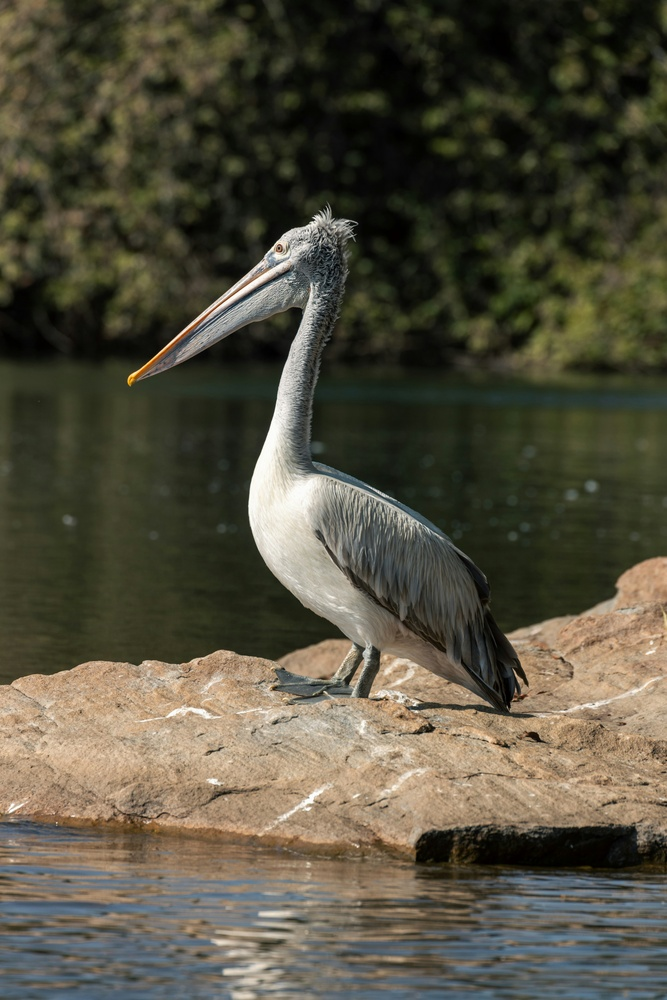
#> input picture image.jpg, 667 x 1000 px, shrunk from 4480 x 6720 before the run
$ python filter.py
#> lines starting #> are read from the running program, lines starting #| are printed output that depends on the picture; after the words box and inside, x2 and y2 are one past the last pixel; in counts of white or black regions, pixels touching at a corner belong together
import numpy as np
import cv2
import matplotlib.pyplot as plt

def gaussian_blur(I, sigma=1.0):
    return cv2.GaussianBlur(I, (5, 5), sigma)

def local_variance(I, ksize=7):
    """Calculate local variance using a sliding window."""
    mean = cv2.blur(I, (ksize, ksize))
    mean_sq = cv2.blur(I * I, (ksize, ksize))
    variance = mean_sq - mean * mean
    return variance

def falcon_edge_filter(I, alpha=1.2, sigma_blur=1.0, var_threshold=500, ksize=7):
    """
    FalconEdge Filter:
    - I: Grayscale image (float32)
    - alpha: sharpening strength (1.0 - 1.5 recommended)
    - sigma_blur: Gaussian blur sigma for low-frequency component
    - var_threshold: threshold to detect edges (higher = fewer edges)
    - ksize: window size for local variance calculation
    """
    I_low = gaussian_blur(I, sigma=sigma_blur)
    I_high = I - I_low

    variance = local_variance(I, ksize=ksize)
    mask = (variance > var_threshold).astype(np.float32)

    I_sharp = I + alpha * (mask * I_high)

    # Clip to valid range
    I_sharp = np.clip(I_sharp, 0, 255)
    return I_sharp

def main():
    image_path = 'image.jpg'  # Recommended test image
    image = cv2.imread(image_path, cv2.IMREAD_GRAYSCALE)
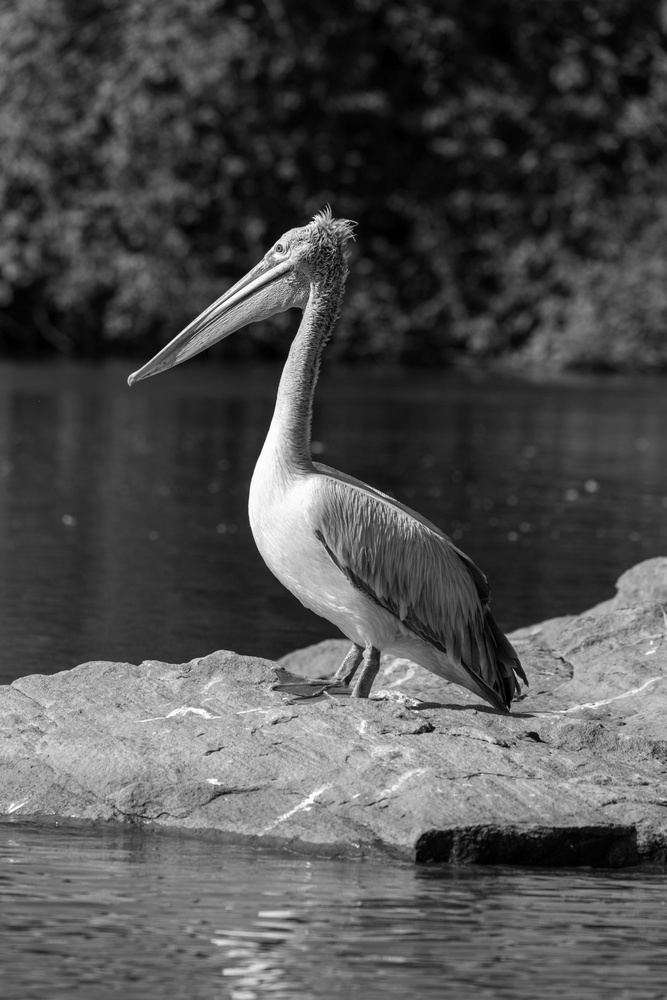
#> image: shape (1000, 667); min 0, max 255, mean 79.1

    if image is None:
        print(f"Error: Could not load image '{image_path}'. Please check the file exists.")
        return

    image = image.astype(np.float32)

    filtered = falcon_edge_filter(image, alpha=1.2, sigma_blur=1.0, var_threshold=500, ksize=7)
#> in falcon_edge_filter, `I_high = I - I_low`:
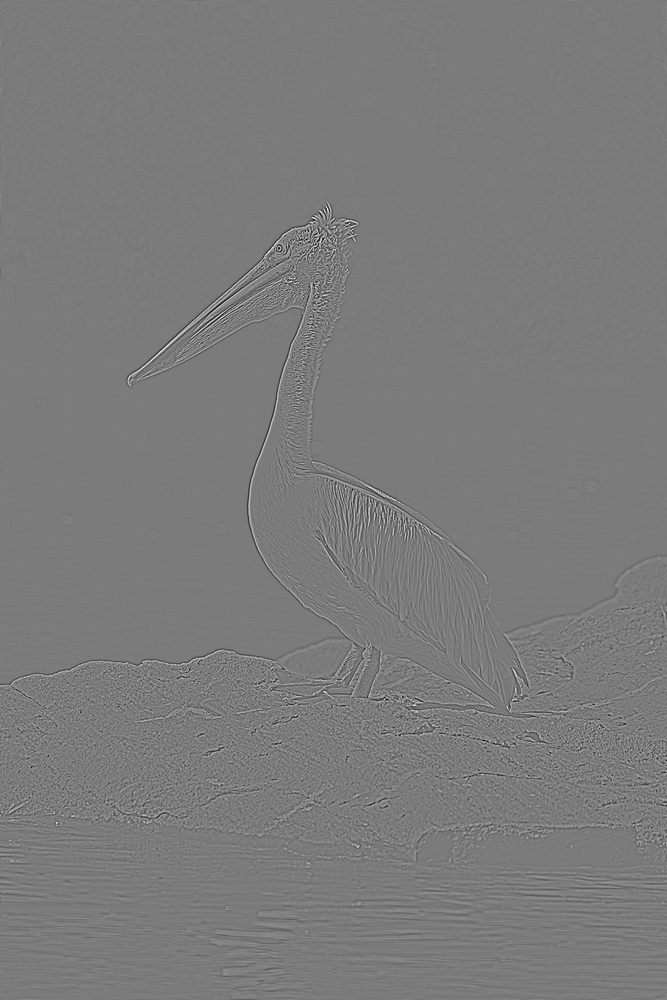
#> I_high: shape (1000, 667) float32; min -81.16, max 86.55, mean 0; drawn with min black and max white
#> in local_variance, `mean_sq = cv2.blur(I * I, (ksize, ksize))`:
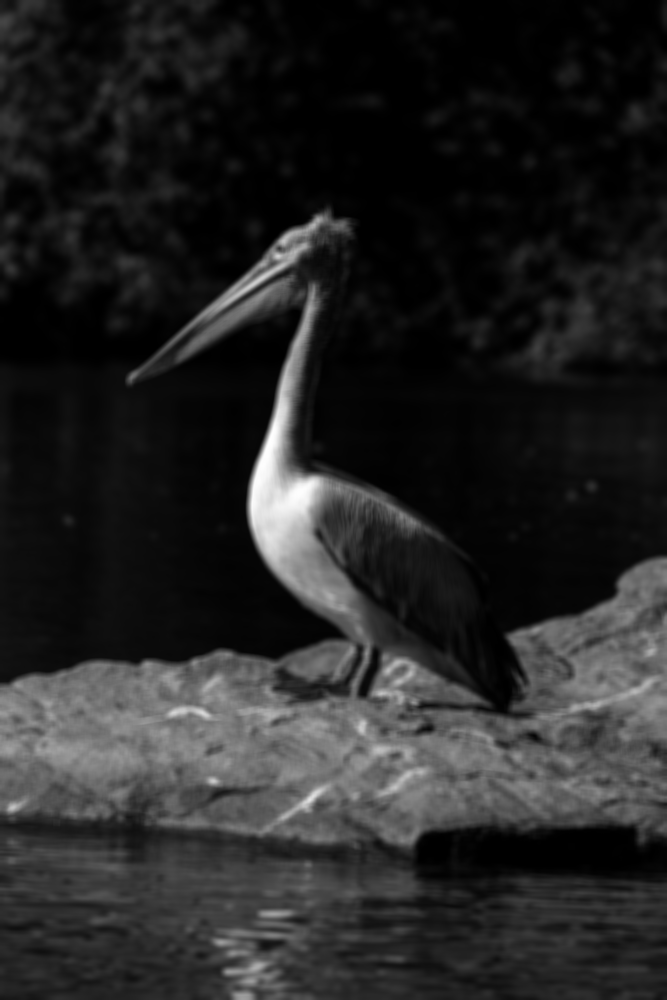
#> mean_sq: shape (1000, 667) float32; min 0.653, max 63055.8, mean 9290.9; drawn with min black and max white
#> in local_variance, `variance = mean_sq - mean * mean`:
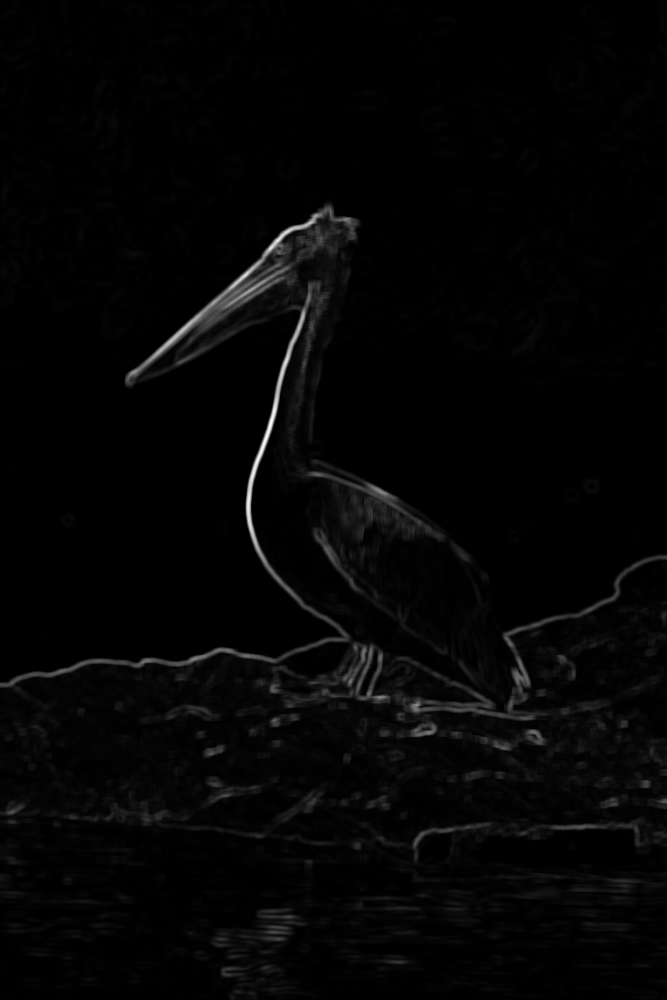
#> variance: shape (1000, 667) float32; min 0, max 9764.1, mean 198.4; drawn with min black and max white
#> in falcon_edge_filter, `mask = (variance > var_threshold).astype(np.float32)`:
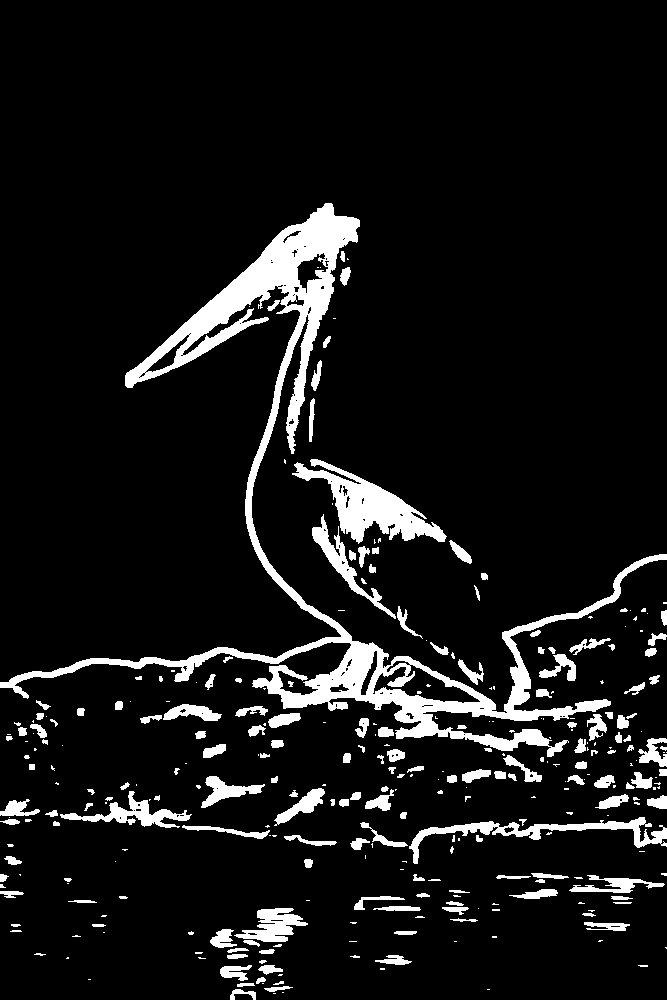
#> mask: shape (1000, 667) float32; values 0 (black) and 1 (white), 8.9% white; 318 white regions (150 under 20 px), largest, box (x1, y1, x2, y2) and area: (0, 203, 667, 757) 29139, (292, 459, 447, 544) 4641, (409, 817, 667, 864) 2376
#> in falcon_edge_filter, `I_sharp = I + alpha * (mask * I_high)`:
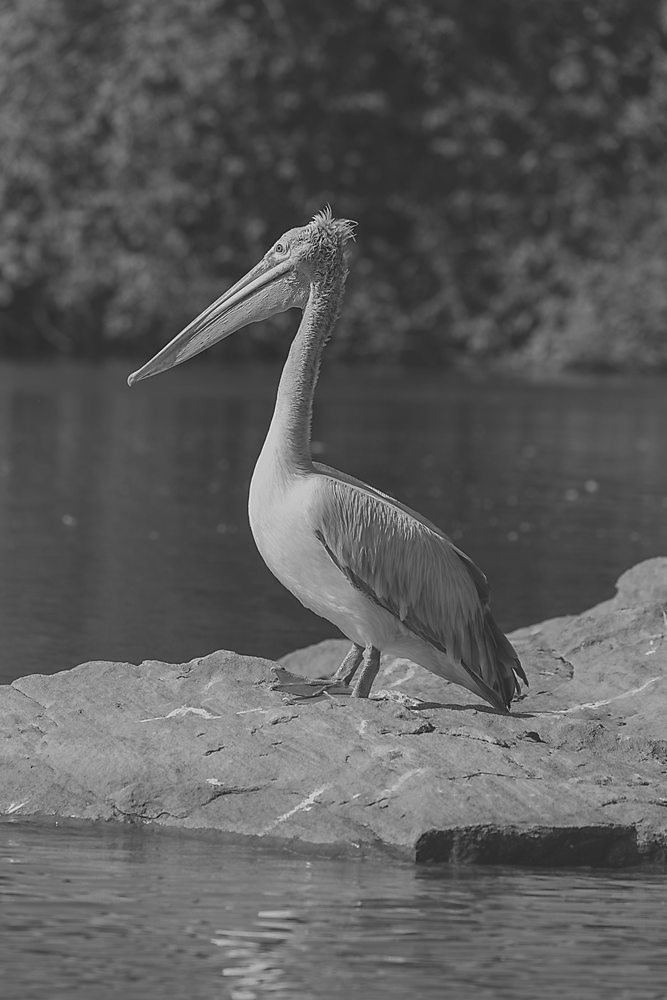
#> I_sharp: shape (1000, 667) float32; min -73.33, max 348, mean 79.1; drawn with min black and max white

    # Convert to uint8 for display
    original_display = np.clip(image, 0, 255).astype(np.uint8)
    filtered_display = filtered.astype(np.uint8)

    # Show side-by-side with matplotlib
    fig, axs = plt.subplots(1, 2, figsize=(12, 6))
    axs[0].imshow(original_display, cmap='gray')
    axs[0].set_title('Original Image')
    axs[0].axis('off')

    axs[1].imshow(filtered_display, cmap='gray')
    axs[1].set_title('FalconEdge Filtered Image')
    axs[1].axis('off')

    plt.tight_layout()
    plt.show()

if __name__ == "__main__":
    main()
